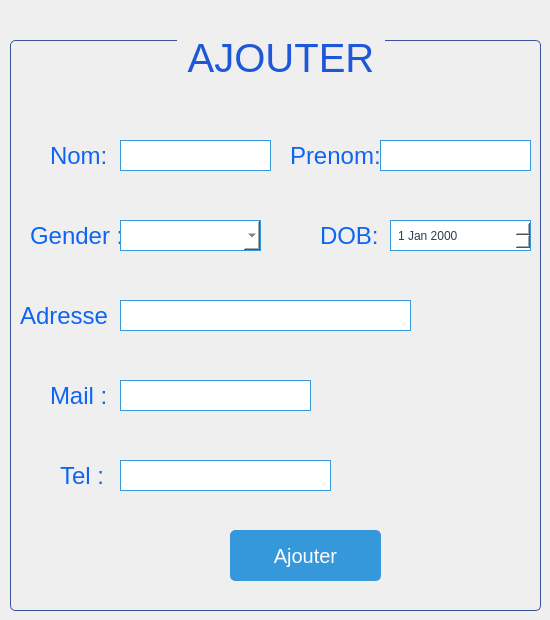
              <widget class="QWidget" name="page_57">
               <widget class="QGroupBox" name="groupBox_48">
                <property name="geometry">
                 <rect>
                  <x>10</x>
                  <y>30</y>
                  <width>531</width>
                  <height>581</height>
                 </rect>
                </property>
                <property name="styleSheet">
                 <string notr="true">QGroupBox {
    border: 1px solid #3a539b; /* Darker blue */
    border-radius: 5px;
    margin-top: 10px;
	font-size:40px;
}

QGroupBox::title {
    subcontrol-origin: margin;
    subcontrol-position: top center;
    padding: 5px;
color: #1F57D9;
    font-weight: bold;
}

QLabel {
    color: #0F65F1; /* Medium blue */
    font-size: 24px; /* Larger font size */
    font-family: &quot;Candara&quot;, sans-serif; /* Different font family */
}

QComboBox {
    background-color: #ffffff; /* Light white background */
    border: 1px solid #3498db; /* Medium blue */
    padding: 5px;
    color: #2c3e50; /* Dark gray text */
    selection-background-color: #3498db; /* Medium blue */
}

QLineEdit {
    background-color: #ffffff; /* Light white background */
    border: 1px solid #3498db; /* Medium blue */
    padding: 5px;
    color: #2c3e50; /* Dark gray text */
}

QDateEdit {
    background-color: #ffffff; /* Light white background */
    border: 1px solid #3498db; /* Medium blue */
    padding: 5px;
    color: #2c3e50; /* Dark gray text */
}

QPushButton {
    background-color: #3498db; /* Medium blue */
    color: #ffffff; /* White text */
    border: 1px solid #3498db; /* Medium blue */
    padding: 12px 24px; /* Larger padding */
    border-radius: 5px;
    font-family: &quot;Cambria&quot;, serif; /* Different font family */
    font-size: 20px; /* Larger font size */
}

QPushButton:hover {
    background-color: #2980b9; /* Darker hover color */
    border: 1px solid #2980b9; /* Darker hover color */
}
</string>
                </property>
                <property name="title">
                 <string>AJOUTER</string>
                </property>
                <widget class="QPushButton" name="pushButton_36">
                 <property name="geometry">
                  <rect>
                   <x>220</x>
                   <y>500</y>
                   <width>151</width>
                   <height>51</height>
                  </rect>
                 </property>
                 <property name="text">
                  <string>Ajouter</string>
                 </property>
                </widget>
                <widget class="QLineEdit" name="lineEdit_135">
                 <property name="geometry">
                  <rect>
                   <x>110</x>
                   <y>430</y>
                   <width>211</width>
                   <height>31</height>
                  </rect>
                 </property>
                </widget>
                <widget class="QDateEdit" name="dateEdit_15">
                 <property name="geometry">
                  <rect>
                   <x>380</x>
                   <y>190</y>
                   <width>141</width>
                   <height>31</height>
                  </rect>
                 </property>
                </widget>
                <widget class="QLabel" name="label_213">
                 <property name="geometry">
                  <rect>
                   <x>50</x>
                   <y>430</y>
                   <width>151</width>
                   <height>31</height>
                  </rect>
                 </property>
                 <property name="text">
                  <string>Tel :</string>
                 </property>
                </widget>
                <widget class="QLabel" name="label_228">
                 <property name="geometry">
                  <rect>
                   <x>40</x>
                   <y>110</y>
                   <width>71</width>
                   <height>31</height>
                  </rect>
                 </property>
                 <property name="styleSheet">
                  <string notr="true"/>
                 </property>
                 <property name="text">
                  <string>Nom:</string>
                 </property>
                </widget>
                <widget class="QLabel" name="label_204">
                 <property name="geometry">
                  <rect>
                   <x>280</x>
                   <y>110</y>
                   <width>91</width>
                   <height>31</height>
                  </rect>
                 </property>
                 <property name="text">
                  <string>Prenom:</string>
                 </property>
                </widget>
                <widget class="QLineEdit" name="lineEdit_115">
                 <property name="geometry">
                  <rect>
                   <x>370</x>
                   <y>110</y>
                   <width>151</width>
                   <height>31</height>
                  </rect>
                 </property>
                </widget>
                <widget class="QLabel" name="label_214">
                 <property name="geometry">
                  <rect>
                   <x>20</x>
                   <y>190</y>
                   <width>91</width>
                   <height>31</height>
                  </rect>
                 </property>
                 <property name="text">
                  <string>Gender :</string>
                 </property>
                </widget>
                <widget class="QLineEdit" name="lineEdit_134">
                 <property name="geometry">
                  <rect>
                   <x>110</x>
                   <y>110</y>
                   <width>151</width>
                   <height>31</height>
                  </rect>
                 </property>
                </widget>
                <widget class="QLineEdit" name="lineEdit_133">
                 <property name="geometry">
                  <rect>
                   <x>110</x>
                   <y>270</y>
                   <width>291</width>
                   <height>31</height>
                  </rect>
                 </property>
                </widget>
                <widget class="QLineEdit" name="lineEdit_116">
                 <property name="geometry">
                  <rect>
                   <x>110</x>
                   <y>350</y>
                   <width>191</width>
                   <height>31</height>
                  </rect>
                 </property>
                </widget>
                <widget class="QLabel" name="label_210">
                 <property name="geometry">
                  <rect>
                   <x>10</x>
                   <y>270</y>
                   <width>91</width>
                   <height>31</height>
                  </rect>
                 </property>
                 <property name="text">
                  <string>Adresse :</string>
                 </property>
                </widget>
                <widget class="QLabel" name="label_212">
                 <property name="geometry">
                  <rect>
                   <x>310</x>
                   <y>190</y>
                   <width>61</width>
                   <height>31</height>
                  </rect>
                 </property>
                 <property name="text">
                  <string>DOB:</string>
                 </property>
                </widget>
                <widget class="QComboBox" name="comboBox_54">
                 <property name="geometry">
                  <rect>
                   <x>110</x>
                   <y>190</y>
                   <width>141</width>
                   <height>31</height>
                  </rect>
                 </property>
                </widget>
                <widget class="QLabel" name="label_211">
                 <property name="geometry">
                  <rect>
                   <x>40</x>
                   <y>350</y>
                   <width>61</width>
                   <height>31</height>
                  </rect>
                 </property>
                 <property name="text">
                  <string>Mail :</string>
                 </property>
                </widget>
               </widget>
              </widget>
